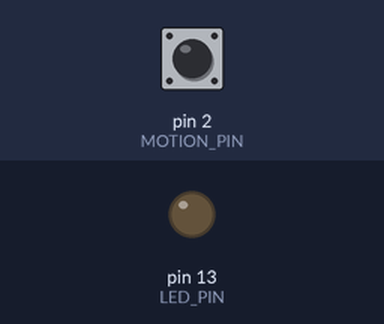
A sketch run on a simulated Arduino Uno, built with avr-gcc and run on an emulated ATmega328P. Parts: output pins drawn as LEDs (lit = HIGH). The test bench sets the inputs (shaded band); at power-on: pin 2 (MOTION_PIN) LOW. What the sketch prints to the serial monitor is not drawn.

Above: at 1.2 s.
1.3 s: pin 2 (MOTION_PIN) pulled HIGH for 0.15 s
At 1.43 s:
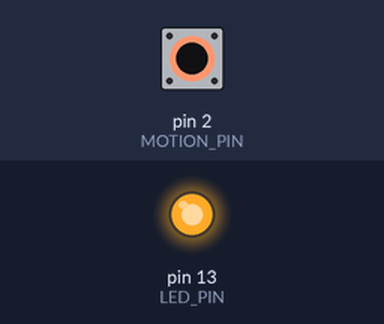
3.0 s: pin 2 (MOTION_PIN) pulled HIGH for 1 s
At 4.4 s:
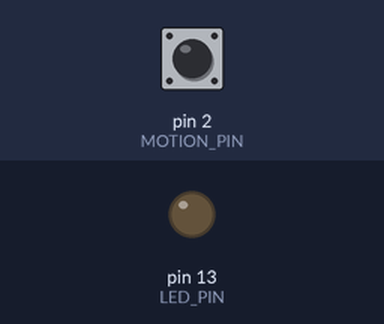
5.5 s: pin 2 (MOTION_PIN) pulled HIGH for 3.2 s
At 6.5 s:
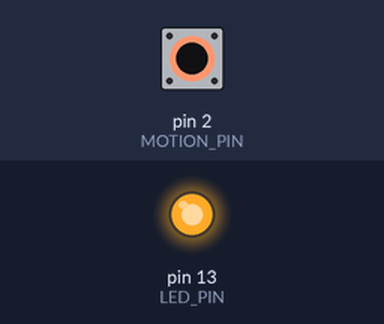
Timing chart, 0 to 10.3 s (numbered marks = the images above; inputs shaded):
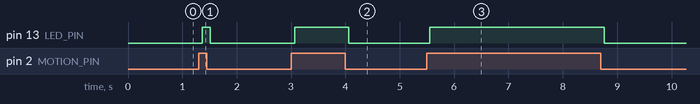

The sketch:

motion_sensor.ino
```cpp
// PIR Motion Sensor with Normally Open Contact
// FrightProps Prop Controller Motion Trigger

const int MOTION_PIN = 2;  // Digital pin connected to the motion sensor
const int LED_PIN = 13;    // Built-in LED for visual feedback

// Variables for debouncing and timing
unsigned long lastMotionTime = 0;
unsigned long motionStartTime = 0;
bool motionDetected = false;
bool lastState = LOW;

// Debounce delay in milliseconds
const unsigned long debounceDelay = 50;

void setup() {
  // Initialize serial communication
  Serial.begin(9600);

  // Configure pins
  pinMode(MOTION_PIN, INPUT_PULLUP);  // Use internal pullup resistor
  pinMode(LED_PIN, OUTPUT);

  Serial.println("PIR Motion Sensor Ready");
  Serial.println("Waiting for motion...");
  digitalWrite(LED_PIN, LOW);
}

void loop() {
  // Read the sensor state (normally open, closes when motion detected)
  // HIGH = motion detected (contact closed, voltage present)
  int reading = digitalRead(MOTION_PIN);

  // Debounce the input
  static unsigned long lastDebounceTime = 0;
  static int lastReading = LOW;

  if (reading != lastReading) {
    lastDebounceTime = millis();
  }

  if ((millis() - lastDebounceTime) > debounceDelay) {
    // If the reading has been stable for debounceDelay
    if (reading != lastState) {
      lastState = reading;

      if (reading == HIGH) {
        // Motion detected! (contact closed, voltage present)
        if (!motionDetected) {
          motionDetected = true;
          motionStartTime = millis();
          digitalWrite(LED_PIN, HIGH);

          Serial.print("On");
        }
      } else {
        // No motion (contact open, pin reads LOW)
        if (motionDetected) {
          motionDetected = false;
          unsigned long motionDuration = millis() - motionStartTime;
          digitalWrite(LED_PIN, LOW);

          Serial.println("--- Motion ended ---");
          Serial.print("Duration: ");
          Serial.print(motionDuration);
          Serial.println(" ms");
          Serial.println("Waiting for motion...");
        }
      }

      lastMotionTime = millis();
    }
  }

  lastReading = reading;

  // Small delay to prevent overwhelming the serial monitor
  delay(10);
}
```

Measured:
- after the input at 1.3 s, pin 13 (LED_PIN): LOW → HIGH after 0.06 s, → LOW 0.15 s later
- after the input at 3.0 s, pin 13 (LED_PIN): LOW → HIGH after 0.07 s, → LOW 0.99 s later
- after the input at 5.5 s, pin 13 (LED_PIN): LOW → HIGH after 0.05 s, → LOW 3.2 s later
